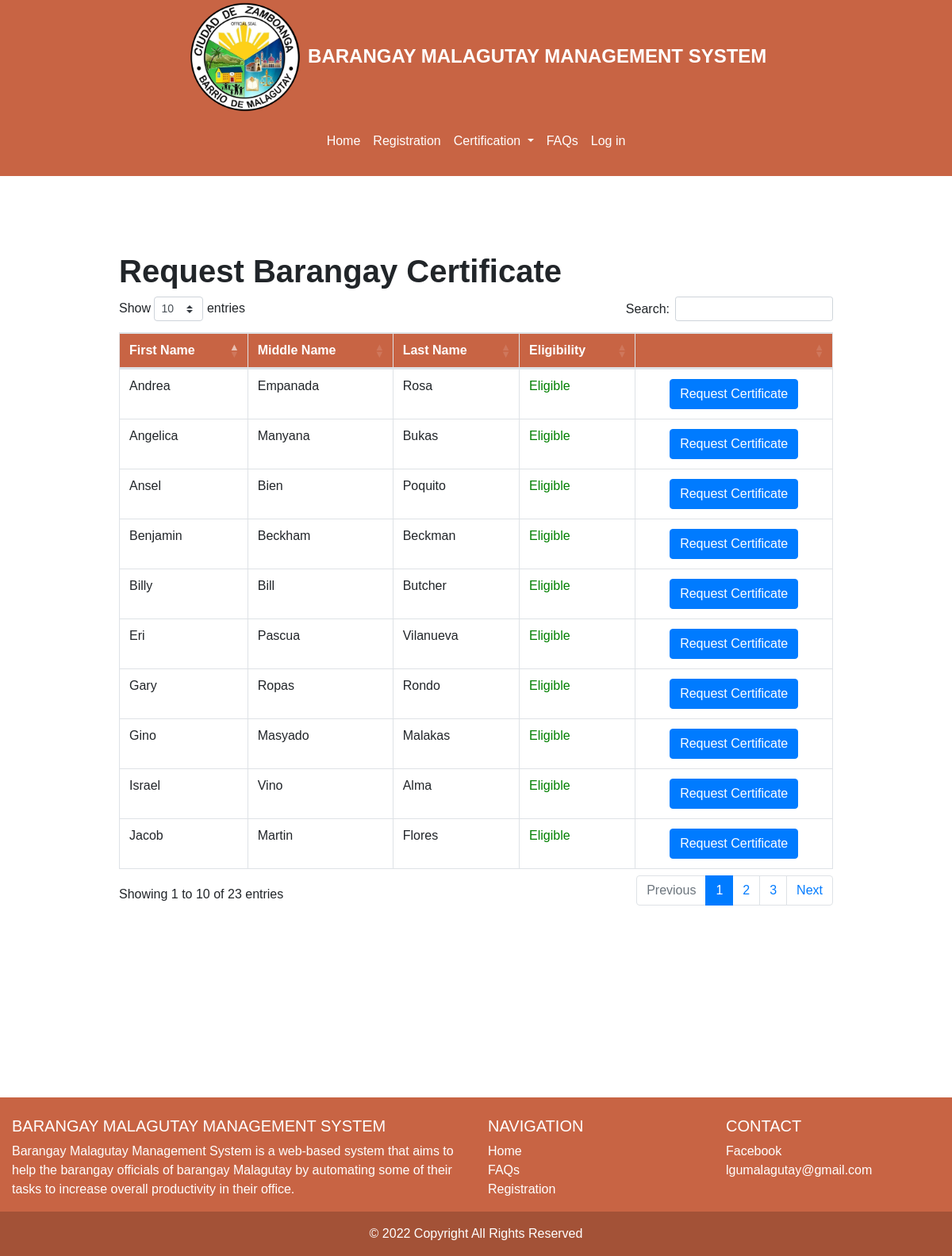
/request_certificate/barangay_certificate/, run on the app's committed database.
### Resident/models.py (models this page shows, shortened)
class Resident (models.Model):
    pic = models.ImageField(null=True, blank = True, verbose_name="Profile Picture", upload_to= "images/", default='images/default_pp.jpg')
    First_name = models.CharField(max_length=50)
    Last_name = models.CharField(max_length=50)
    Middle_name = models.CharField(max_length=50)
    Birthdate = models.DateField(auto_now_add=False, auto_now=False)
    Gender_choices = (
        ('Male','Male'),
        ('Female','Female')
        )
    Gender = models.CharField(max_length=100, choices=Gender_choices, default = "Not Specified")
    Contact = models.CharField(max_length=11)
    Phealthnone = 'None'
    Phealth_choices = (
        ('None', 'None'),
        ('Employed','Employed'),
        ('Voluntary','Voluntary'),
        ('OFW','OFW'),
        ('Sponsored','Sponsored'),
        ('Indigent','Indigent'),
        ('Lifetime','Lifetime'),
        ('Senior','Senior')
    )
    Philhealth_membership = models.CharField(max_length=100,choices=Phealth_choices,default=Phealthnone,verbose_name="Philhealth Membership Type")
    Cstatus_choices = (
        ('Single','Single'),
        ('Married','Married'),
        ('Separated','Separated'),
        ('Widowed','Widowed'),
        )
    Marital_status = models.CharField(max_length=100, choices = Cstatus_choices, default = "")
    Citizenship = models.CharField(max_length=100)
    Religion = models.CharField(max_length=100)
    Occupation = models.CharField(max_length=100, null=True, blank=True)
    Vac_choices = (
        ('Vaccinated','Vaccinated'),
        ('Unvaccinated','Unvaccinated')
    )
    Vaccination = models.CharField(max_length=100, choices = Vac_choices, verbose_name="Vaccination Status", default="")
    Address = models.TextField(max_length=250, verbose_name="Street Address")
    Blacklisted = models.BooleanField(default = False)
    created_date = models.DateTimeField(auto_now_add=True)
    modified_date = models.DateTimeField(auto_now=True)

### Certification/views.py (the view)
# urls.py: path('request_certificate/<request_type>/', request_list, name = "request_certificate"),
def request_list(request, request_type):
    Requestype = request_type
    form = Request_form
    if Requestype == 'barangay_certificate' or Requestype == 'indigency':
        Resident_obj = Resident.objects.all()
        cresident = Resident.objects.filter(Blacklisted = False)
        bresident = Resident.objects.filter(Blacklisted = True)
        Resident_cleared = cresident.order_by('First_name')
        Resident_blacklisted = bresident.order_by('First_name')
        Blotter_number = []
        for res in Resident_blacklisted:
            resid = res.id
            blo = Blotreport.objects.filter(Offender = resid)
            bloo = blo.count()
            Blotter_number.append(bloo)
        context = {
            'Resident' : Resident_obj,
            'Resident_cleared': Resident_cleared,
            'Resident_blacklisted': Resident_blacklisted,
            'Blotter_number' : Blotter_number,
            'Requestype' : Requestype,
            'form' : form
        }
        return render(request, "certification/guest_request.html",context = context)
    else:
        return redirect('index')

### templates/certification/guest_request.html (shortened to what this page needs)
{% extends 'guest/guest.html' %}
{%  load static %}
{% load crispy_forms_tags %}
{% block content %}
<div class="container-fluid" style="margin-bottom:20%; margin-top: 5%;">
{% if Requestype == 'barangay_certificate' or Requestype == 'indigency'%}
<div class="container-fluid">
{% if Requestype == 'barangay_certificate' %}
<h1><b>Request Barangay Certificate</b></h1>
{% elif Requestype == 'indigency' %}
<h1><b>Request Certificate of Indigency</b></h1>
{% endif %}
<table class = "table table-bordered table-hover" id="RequestTable">
     <thead>
         <tr>
            <th>First Name</th>
            <th>Middle Name</th>
            <th>Last Name</th>
            <th>Eligibility</th>
            <th>&nbsp;</th>
        </tr>
     </thead>
     <tbody>
            {% for res in Resident %}
            <tr>
                <td>{{ res.First_name }}</td>
                <td>{{ res.Middle_name}}</td>
                <td>{{res.Last_name}}</td>
                {% if res.Blacklisted == True %}
                <td style="color:red;">Not Eligible</td>
                {% else %}
                <td style="color: green;">Eligible</td>
                {% endif %}
                {% if Requestype == 'barangay_certificate' %}
                {% if res.Blacklisted == True %}
                <td style="text-align: center;"><button type="button" class="btn btn-primary" disabled>Request Certificate</button></td>
                {% else %}
                <td style="text-align: center;">
                    <button type="button" class="btn btn-primary" data-toggle="modal" data-target="#modal-{{ res.id }}">
                    Request Certificate
                    </button>
                </td>
                {% endif %}
                {% endif %}
            </tr>
            {% endfor %}
     </tbody>
</table>
</div>
{% else %}
<h1 style="text-align: center; margin-top: 20%;">Not Found!</h1>
<p style = "text-align: center; margin-bottom: 30%;"> We couldn't find the page you are looking for.</p>
{% endif %}
{%  endblock content %}

### templates/certification/guest_request.html (style rules this page uses)
thead { background-color: #c86444; border-color: none; color: white; }

### data on the page
Resident: First_name "Jacob", Middle_name "Martin", Last_name "Flores", Blacklisted "Eligible"
Resident: First_name "Gino", Middle_name "Masyado", Last_name "Malakas", Blacklisted "Eligible"
Resident: First_name "Eri", Middle_name "Pascua", Last_name "Vilanueva", Blacklisted "Eligible"
Resident: First_name "Benjamin", Middle_name "Beckham", Last_name "Beckman", Blacklisted "Eligible"
Resident: First_name "Andrea", Middle_name "Empanada", Last_name "Rosa", Blacklisted "Eligible"
Resident: First_name "Angelica", Middle_name "Manyana", Last_name "Bukas", Blacklisted "Eligible"
Resident: First_name "Gary", Middle_name "Ropas", Last_name "Rondo", Blacklisted "Eligible"
Resident: First_name "Israel", Middle_name "Vino", Last_name "Alma", Blacklisted "Eligible"
Resident: First_name "Ansel", Middle_name "Bien", Last_name "Poquito", Blacklisted "Eligible"
Resident: First_name "Billy", Middle_name "Bill", Last_name "Butcher", Blacklisted "Eligible"
